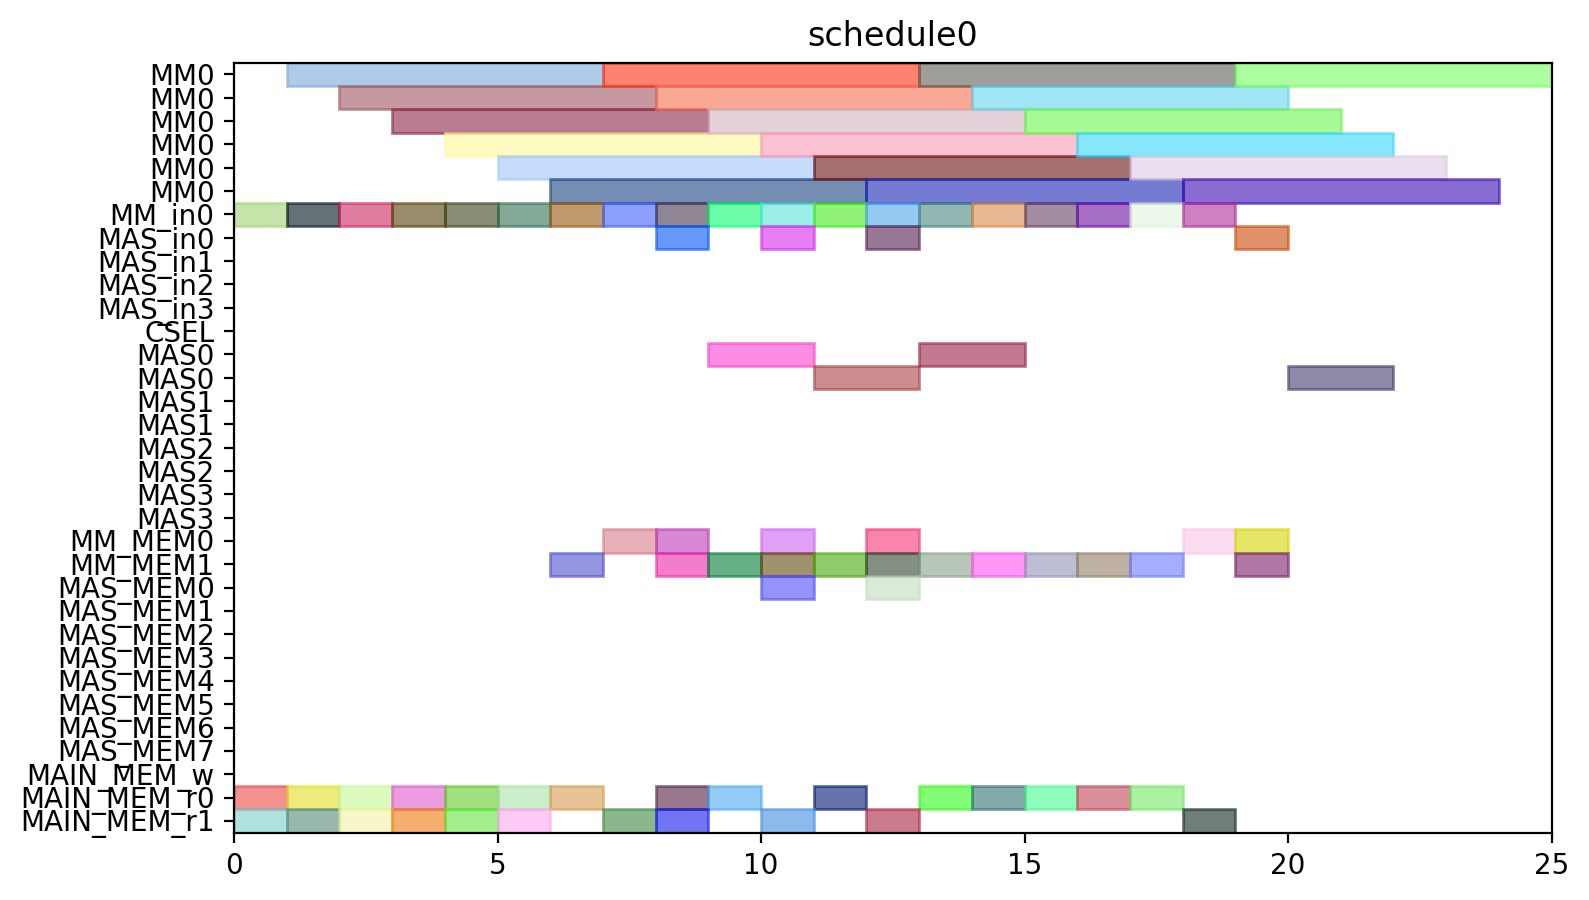

Write Python code to recreate this figure.
from pyschedule import Scenario, solvers, plotters, alt


def solve():
	horizon = 120
	S = Scenario("schedule0", horizon=horizon)

	# resource
	MM = S.Resources('MM', num=1, size=6)
	MM_in = S.Resources('MM_in', num=1)
	MAS_in = S.Resources('MAS_in', num=4)
	CSEL = S.Resource('CSEL')
	MAS = S.Resources('MAS', num=4, size=2, periods=range(1, horizon))
	MM_MEM = S.Resources('MM_MEM', num=2)
	MAS_MEM = S.Resources('MAS_MEM', num=8)
	MAIN_MEM_w = S.Resource('MAIN_MEM_w', size=1)
	MAIN_MEM_r = S.Resources('MAIN_MEM_r', num=2)

	# result of previous scheduling

	# new tasks
	Z_exp2 = S.Task('Z_exp2', length=6, delay_cost=1)
	Z_exp2 += alt(MM)
	Z_exp2_in = S.Task('Z_exp2_in', length=1, delay_cost=1)
	Z_exp2_in += alt(MM_in)
	S += Z_exp2_in*MM_in[0]<=Z_exp2*MM[0]
	Z_exp2_mem0 = S.Task('Z_exp2_mem0', length=1, delay_cost=1)
	Z_exp2_mem0 += MAIN_MEM_r[0]
	S += Z_exp2_mem0 <= Z_exp2

	Z_exp2_mem1 = S.Task('Z_exp2_mem1', length=1, delay_cost=1)
	Z_exp2_mem1 += MAIN_MEM_r[1]
	S += Z_exp2_mem1 <= Z_exp2

	NX0 = S.Task('NX0', length=6, delay_cost=1)
	NX0 += alt(MM)
	NX0_in = S.Task('NX0_in', length=1, delay_cost=1)
	NX0_in += alt(MM_in)
	S += NX0_in*MM_in[0]<=NX0*MM[0]
	NX0_mem0 = S.Task('NX0_mem0', length=1, delay_cost=1)
	NX0_mem0 += MAIN_MEM_r[0]
	S += NX0_mem0 <= NX0

	NX0_mem1 = S.Task('NX0_mem1', length=1, delay_cost=1)
	NX0_mem1 += MAIN_MEM_r[1]
	S += NX0_mem1 <= NX0

	k0_10_Z1 = S.Task('k0_10_Z1', length=6, delay_cost=1)
	k0_10_Z1 += alt(MM)
	k0_10_Z1_in = S.Task('k0_10_Z1_in', length=1, delay_cost=1)
	k0_10_Z1_in += alt(MM_in)
	S += k0_10_Z1_in*MM_in[0]<=k0_10_Z1*MM[0]
	k0_10_Z1_mem0 = S.Task('k0_10_Z1_mem0', length=1, delay_cost=1)
	k0_10_Z1_mem0 += MAIN_MEM_r[0]
	S += k0_10_Z1_mem0 <= k0_10_Z1

	k0_10_Z1_mem1 = S.Task('k0_10_Z1_mem1', length=1, delay_cost=1)
	k0_10_Z1_mem1 += MAIN_MEM_r[1]
	S += k0_10_Z1_mem1 <= k0_10_Z1

	DX0 = S.Task('DX0', length=6, delay_cost=1)
	DX0 += alt(MM)
	DX0_in = S.Task('DX0_in', length=1, delay_cost=1)
	DX0_in += alt(MM_in)
	S += DX0_in*MM_in[0]<=DX0*MM[0]
	DX0_mem0 = S.Task('DX0_mem0', length=1, delay_cost=1)
	DX0_mem0 += MAIN_MEM_r[0]
	S += DX0_mem0 <= DX0

	DX0_mem1 = S.Task('DX0_mem1', length=1, delay_cost=1)
	DX0_mem1 += MAIN_MEM_r[1]
	S += DX0_mem1 <= DX0

	NY0 = S.Task('NY0', length=6, delay_cost=1)
	NY0 += alt(MM)
	NY0_in = S.Task('NY0_in', length=1, delay_cost=1)
	NY0_in += alt(MM_in)
	S += NY0_in*MM_in[0]<=NY0*MM[0]
	NY0_mem0 = S.Task('NY0_mem0', length=1, delay_cost=1)
	NY0_mem0 += MAIN_MEM_r[0]
	S += NY0_mem0 <= NY0

	NY0_mem1 = S.Task('NY0_mem1', length=1, delay_cost=1)
	NY0_mem1 += MAIN_MEM_r[1]
	S += NY0_mem1 <= NY0

	k2_14_Z1 = S.Task('k2_14_Z1', length=6, delay_cost=1)
	k2_14_Z1 += alt(MM)
	k2_14_Z1_in = S.Task('k2_14_Z1_in', length=1, delay_cost=1)
	k2_14_Z1_in += alt(MM_in)
	S += k2_14_Z1_in*MM_in[0]<=k2_14_Z1*MM[0]
	k2_14_Z1_mem0 = S.Task('k2_14_Z1_mem0', length=1, delay_cost=1)
	k2_14_Z1_mem0 += MAIN_MEM_r[0]
	S += k2_14_Z1_mem0 <= k2_14_Z1

	k2_14_Z1_mem1 = S.Task('k2_14_Z1_mem1', length=1, delay_cost=1)
	k2_14_Z1_mem1 += MAIN_MEM_r[1]
	S += k2_14_Z1_mem1 <= k2_14_Z1

	DY0 = S.Task('DY0', length=6, delay_cost=1)
	DY0 += alt(MM)
	DY0_in = S.Task('DY0_in', length=1, delay_cost=1)
	DY0_in += alt(MM_in)
	S += DY0_in*MM_in[0]<=DY0*MM[0]
	DY0_mem0 = S.Task('DY0_mem0', length=1, delay_cost=1)
	DY0_mem0 += MAIN_MEM_r[0]
	S += DY0_mem0 <= DY0

	DY0_mem1 = S.Task('DY0_mem1', length=1, delay_cost=1)
	DY0_mem1 += MAIN_MEM_r[1]
	S += DY0_mem1 <= DY0

	Z_exp3 = S.Task('Z_exp3', length=6, delay_cost=1)
	Z_exp3 += alt(MM)
	Z_exp3_in = S.Task('Z_exp3_in', length=1, delay_cost=1)
	Z_exp3_in += alt(MM_in)
	S += Z_exp3_in*MM_in[0]<=Z_exp3*MM[0]
	Z_exp3_mem0 = S.Task('Z_exp3_mem0', length=1, delay_cost=1)
	Z_exp3_mem0 += alt(MM_MEM)
	S += (Z_exp2*MM[0])-1 < Z_exp3_mem0*MM_MEM[0]
	S += Z_exp3_mem0 <= Z_exp3

	Z_exp3_mem1 = S.Task('Z_exp3_mem1', length=1, delay_cost=1)
	Z_exp3_mem1 += MAIN_MEM_r[1]
	S += Z_exp3_mem1 <= Z_exp3

	NX1_ = S.Task('NX1_', length=2, delay_cost=1)
	NX1_ += alt(MAS)
	NX1__in = S.Task('NX1__in', length=1, delay_cost=1)
	NX1__in += alt(MAS_in)
	S += NX1__in*MAS_in[0]<=NX1_*MAS[0]

	S += NX1__in*MAS_in[1]<=NX1_*MAS[1]

	S += NX1__in*MAS_in[2]<=NX1_*MAS[2]

	S += NX1__in*MAS_in[3]<=NX1_*MAS[3]

	NX1__mem0 = S.Task('NX1__mem0', length=1, delay_cost=1)
	NX1__mem0 += alt(MM_MEM)
	S += (NX0*MM[0])-1 < NX1__mem0*MM_MEM[0]
	S += NX1__mem0 <= NX1_

	NX1__mem1 = S.Task('NX1__mem1', length=1, delay_cost=1)
	NX1__mem1 += alt(MM_MEM)
	S += (k0_10_Z1*MM[0])-1 < NX1__mem1*MM_MEM[1]
	S += NX1__mem1 <= NX1_

	k0_9_Z2 = S.Task('k0_9_Z2', length=6, delay_cost=1)
	k0_9_Z2 += alt(MM)
	k0_9_Z2_in = S.Task('k0_9_Z2_in', length=1, delay_cost=1)
	k0_9_Z2_in += alt(MM_in)
	S += k0_9_Z2_in*MM_in[0]<=k0_9_Z2*MM[0]
	k0_9_Z2_mem0 = S.Task('k0_9_Z2_mem0', length=1, delay_cost=1)
	k0_9_Z2_mem0 += MAIN_MEM_r[0]
	S += k0_9_Z2_mem0 <= k0_9_Z2

	k0_9_Z2_mem1 = S.Task('k0_9_Z2_mem1', length=1, delay_cost=1)
	k0_9_Z2_mem1 += alt(MM_MEM)
	S += (Z_exp2*MM[0])-1 < k0_9_Z2_mem1*MM_MEM[1]
	S += k0_9_Z2_mem1 <= k0_9_Z2

	k1_9_Z2 = S.Task('k1_9_Z2', length=6, delay_cost=1)
	k1_9_Z2 += alt(MM)
	k1_9_Z2_in = S.Task('k1_9_Z2_in', length=1, delay_cost=1)
	k1_9_Z2_in += alt(MM_in)
	S += k1_9_Z2_in*MM_in[0]<=k1_9_Z2*MM[0]
	k1_9_Z2_mem0 = S.Task('k1_9_Z2_mem0', length=1, delay_cost=1)
	k1_9_Z2_mem0 += MAIN_MEM_r[0]
	S += k1_9_Z2_mem0 <= k1_9_Z2

	k1_9_Z2_mem1 = S.Task('k1_9_Z2_mem1', length=1, delay_cost=1)
	k1_9_Z2_mem1 += alt(MM_MEM)
	S += (Z_exp2*MM[0])-1 < k1_9_Z2_mem1*MM_MEM[1]
	S += k1_9_Z2_mem1 <= k1_9_Z2

	NY1_ = S.Task('NY1_', length=2, delay_cost=1)
	NY1_ += alt(MAS)
	NY1__in = S.Task('NY1__in', length=1, delay_cost=1)
	NY1__in += alt(MAS_in)
	S += NY1__in*MAS_in[0]<=NY1_*MAS[0]

	S += NY1__in*MAS_in[1]<=NY1_*MAS[1]

	S += NY1__in*MAS_in[2]<=NY1_*MAS[2]

	S += NY1__in*MAS_in[3]<=NY1_*MAS[3]

	NY1__mem0 = S.Task('NY1__mem0', length=1, delay_cost=1)
	NY1__mem0 += alt(MM_MEM)
	S += (NY0*MM[0])-1 < NY1__mem0*MM_MEM[0]
	S += NY1__mem0 <= NY1_

	NY1__mem1 = S.Task('NY1__mem1', length=1, delay_cost=1)
	NY1__mem1 += alt(MM_MEM)
	S += (k2_14_Z1*MM[0])-1 < NY1__mem1*MM_MEM[1]
	S += NY1__mem1 <= NY1_

	k2_13_Z2 = S.Task('k2_13_Z2', length=6, delay_cost=1)
	k2_13_Z2 += alt(MM)
	k2_13_Z2_in = S.Task('k2_13_Z2_in', length=1, delay_cost=1)
	k2_13_Z2_in += alt(MM_in)
	S += k2_13_Z2_in*MM_in[0]<=k2_13_Z2*MM[0]
	k2_13_Z2_mem0 = S.Task('k2_13_Z2_mem0', length=1, delay_cost=1)
	k2_13_Z2_mem0 += MAIN_MEM_r[0]
	S += k2_13_Z2_mem0 <= k2_13_Z2

	k2_13_Z2_mem1 = S.Task('k2_13_Z2_mem1', length=1, delay_cost=1)
	k2_13_Z2_mem1 += alt(MM_MEM)
	S += (Z_exp2*MM[0])-1 < k2_13_Z2_mem1*MM_MEM[1]
	S += k2_13_Z2_mem1 <= k2_13_Z2

	k3_14_Z2 = S.Task('k3_14_Z2', length=6, delay_cost=1)
	k3_14_Z2 += alt(MM)
	k3_14_Z2_in = S.Task('k3_14_Z2_in', length=1, delay_cost=1)
	k3_14_Z2_in += alt(MM_in)
	S += k3_14_Z2_in*MM_in[0]<=k3_14_Z2*MM[0]
	k3_14_Z2_mem0 = S.Task('k3_14_Z2_mem0', length=1, delay_cost=1)
	k3_14_Z2_mem0 += MAIN_MEM_r[0]
	S += k3_14_Z2_mem0 <= k3_14_Z2

	k3_14_Z2_mem1 = S.Task('k3_14_Z2_mem1', length=1, delay_cost=1)
	k3_14_Z2_mem1 += alt(MM_MEM)
	S += (Z_exp2*MM[0])-1 < k3_14_Z2_mem1*MM_MEM[1]
	S += k3_14_Z2_mem1 <= k3_14_Z2

	Z_exp4 = S.Task('Z_exp4', length=6, delay_cost=1)
	Z_exp4 += alt(MM)
	Z_exp4_in = S.Task('Z_exp4_in', length=1, delay_cost=1)
	Z_exp4_in += alt(MM_in)
	S += Z_exp4_in*MM_in[0]<=Z_exp4*MM[0]
	Z_exp4_mem0 = S.Task('Z_exp4_mem0', length=1, delay_cost=1)
	Z_exp4_mem0 += alt(MM_MEM)
	S += (Z_exp3*MM[0])-1 < Z_exp4_mem0*MM_MEM[0]
	S += Z_exp4_mem0 <= Z_exp4

	Z_exp4_mem1 = S.Task('Z_exp4_mem1', length=1, delay_cost=1)
	Z_exp4_mem1 += MAIN_MEM_r[1]
	S += Z_exp4_mem1 <= Z_exp4

	NX1 = S.Task('NX1', length=6, delay_cost=1)
	NX1 += alt(MM)
	NX1_in = S.Task('NX1_in', length=1, delay_cost=1)
	NX1_in += alt(MM_in)
	S += NX1_in*MM_in[0]<=NX1*MM[0]
	NX1_mem0 = S.Task('NX1_mem0', length=1, delay_cost=1)
	NX1_mem0 += alt(MAS_MEM)
	S += (NX1_*MAS[0])-1 < NX1_mem0*MAS_MEM[0]
	S += (NX1_*MAS[1])-1 < NX1_mem0*MAS_MEM[2]
	S += (NX1_*MAS[2])-1 < NX1_mem0*MAS_MEM[4]
	S += (NX1_*MAS[3])-1 < NX1_mem0*MAS_MEM[6]
	S += NX1_mem0 <= NX1

	NX1_mem1 = S.Task('NX1_mem1', length=1, delay_cost=1)
	NX1_mem1 += MAIN_MEM_r[1]
	S += NX1_mem1 <= NX1

	k0_8_Z3 = S.Task('k0_8_Z3', length=6, delay_cost=1)
	k0_8_Z3 += alt(MM)
	k0_8_Z3_in = S.Task('k0_8_Z3_in', length=1, delay_cost=1)
	k0_8_Z3_in += alt(MM_in)
	S += k0_8_Z3_in*MM_in[0]<=k0_8_Z3*MM[0]
	k0_8_Z3_mem0 = S.Task('k0_8_Z3_mem0', length=1, delay_cost=1)
	k0_8_Z3_mem0 += MAIN_MEM_r[0]
	S += k0_8_Z3_mem0 <= k0_8_Z3

	k0_8_Z3_mem1 = S.Task('k0_8_Z3_mem1', length=1, delay_cost=1)
	k0_8_Z3_mem1 += alt(MM_MEM)
	S += (Z_exp3*MM[0])-1 < k0_8_Z3_mem1*MM_MEM[1]
	S += k0_8_Z3_mem1 <= k0_8_Z3

	DX1_ = S.Task('DX1_', length=2, delay_cost=1)
	DX1_ += alt(MAS)
	DX1__in = S.Task('DX1__in', length=1, delay_cost=1)
	DX1__in += alt(MAS_in)
	S += DX1__in*MAS_in[0]<=DX1_*MAS[0]

	S += DX1__in*MAS_in[1]<=DX1_*MAS[1]

	S += DX1__in*MAS_in[2]<=DX1_*MAS[2]

	S += DX1__in*MAS_in[3]<=DX1_*MAS[3]

	DX1__mem0 = S.Task('DX1__mem0', length=1, delay_cost=1)
	DX1__mem0 += alt(MM_MEM)
	S += (DX0*MM[0])-1 < DX1__mem0*MM_MEM[0]
	S += DX1__mem0 <= DX1_

	DX1__mem1 = S.Task('DX1__mem1', length=1, delay_cost=1)
	DX1__mem1 += alt(MM_MEM)
	S += (k1_9_Z2*MM[0])-1 < DX1__mem1*MM_MEM[1]
	S += DX1__mem1 <= DX1_

	k1_8_Z3 = S.Task('k1_8_Z3', length=6, delay_cost=1)
	k1_8_Z3 += alt(MM)
	k1_8_Z3_in = S.Task('k1_8_Z3_in', length=1, delay_cost=1)
	k1_8_Z3_in += alt(MM_in)
	S += k1_8_Z3_in*MM_in[0]<=k1_8_Z3*MM[0]
	k1_8_Z3_mem0 = S.Task('k1_8_Z3_mem0', length=1, delay_cost=1)
	k1_8_Z3_mem0 += MAIN_MEM_r[0]
	S += k1_8_Z3_mem0 <= k1_8_Z3

	k1_8_Z3_mem1 = S.Task('k1_8_Z3_mem1', length=1, delay_cost=1)
	k1_8_Z3_mem1 += alt(MM_MEM)
	S += (Z_exp3*MM[0])-1 < k1_8_Z3_mem1*MM_MEM[1]
	S += k1_8_Z3_mem1 <= k1_8_Z3

	NY1 = S.Task('NY1', length=6, delay_cost=1)
	NY1 += alt(MM)
	NY1_in = S.Task('NY1_in', length=1, delay_cost=1)
	NY1_in += alt(MM_in)
	S += NY1_in*MM_in[0]<=NY1*MM[0]
	NY1_mem0 = S.Task('NY1_mem0', length=1, delay_cost=1)
	NY1_mem0 += alt(MAS_MEM)
	S += (NY1_*MAS[0])-1 < NY1_mem0*MAS_MEM[0]
	S += (NY1_*MAS[1])-1 < NY1_mem0*MAS_MEM[2]
	S += (NY1_*MAS[2])-1 < NY1_mem0*MAS_MEM[4]
	S += (NY1_*MAS[3])-1 < NY1_mem0*MAS_MEM[6]
	S += NY1_mem0 <= NY1

	NY1_mem1 = S.Task('NY1_mem1', length=1, delay_cost=1)
	NY1_mem1 += MAIN_MEM_r[1]
	S += NY1_mem1 <= NY1

	k2_12_Z3 = S.Task('k2_12_Z3', length=6, delay_cost=1)
	k2_12_Z3 += alt(MM)
	k2_12_Z3_in = S.Task('k2_12_Z3_in', length=1, delay_cost=1)
	k2_12_Z3_in += alt(MM_in)
	S += k2_12_Z3_in*MM_in[0]<=k2_12_Z3*MM[0]
	k2_12_Z3_mem0 = S.Task('k2_12_Z3_mem0', length=1, delay_cost=1)
	k2_12_Z3_mem0 += MAIN_MEM_r[0]
	S += k2_12_Z3_mem0 <= k2_12_Z3

	k2_12_Z3_mem1 = S.Task('k2_12_Z3_mem1', length=1, delay_cost=1)
	k2_12_Z3_mem1 += alt(MM_MEM)
	S += (Z_exp3*MM[0])-1 < k2_12_Z3_mem1*MM_MEM[1]
	S += k2_12_Z3_mem1 <= k2_12_Z3

	DY1_ = S.Task('DY1_', length=2, delay_cost=1)
	DY1_ += alt(MAS)
	DY1__in = S.Task('DY1__in', length=1, delay_cost=1)
	DY1__in += alt(MAS_in)
	S += DY1__in*MAS_in[0]<=DY1_*MAS[0]

	S += DY1__in*MAS_in[1]<=DY1_*MAS[1]

	S += DY1__in*MAS_in[2]<=DY1_*MAS[2]

	S += DY1__in*MAS_in[3]<=DY1_*MAS[3]

	DY1__mem0 = S.Task('DY1__mem0', length=1, delay_cost=1)
	DY1__mem0 += alt(MM_MEM)
	S += (DY0*MM[0])-1 < DY1__mem0*MM_MEM[0]
	S += DY1__mem0 <= DY1_

	DY1__mem1 = S.Task('DY1__mem1', length=1, delay_cost=1)
	DY1__mem1 += alt(MM_MEM)
	S += (k3_14_Z2*MM[0])-1 < DY1__mem1*MM_MEM[1]
	S += DY1__mem1 <= DY1_

	k3_13_Z3 = S.Task('k3_13_Z3', length=6, delay_cost=1)
	k3_13_Z3 += alt(MM)
	k3_13_Z3_in = S.Task('k3_13_Z3_in', length=1, delay_cost=1)
	k3_13_Z3_in += alt(MM_in)
	S += k3_13_Z3_in*MM_in[0]<=k3_13_Z3*MM[0]
	k3_13_Z3_mem0 = S.Task('k3_13_Z3_mem0', length=1, delay_cost=1)
	k3_13_Z3_mem0 += MAIN_MEM_r[0]
	S += k3_13_Z3_mem0 <= k3_13_Z3

	k3_13_Z3_mem1 = S.Task('k3_13_Z3_mem1', length=1, delay_cost=1)
	k3_13_Z3_mem1 += alt(MM_MEM)
	S += (Z_exp3*MM[0])-1 < k3_13_Z3_mem1*MM_MEM[1]
	S += k3_13_Z3_mem1 <= k3_13_Z3

	solvers.mip.solve(S,msg=1,kind='CPLEX',ratio_gap=1.01)

	solution = [['hoge']*len(S.solution()[1]) for i in range(len(S.solution()))]
	for i in range(len(S.solution())):
		for j in range(len(S.solution()[i])):
			solution[i][j]=str(S.solution()[i][j])
	print(solution)

	cycles = int(solution[-1][3])

	pic_file_name = "/home/mfukuda/ABE/multiRAM_multiMAS_16mux/scheduling_result/stage6MM1_stage2MAS4/ISOGENY/schedule0.png"
	if(S.solution() != []):
		plotters.matplotlib.plot(S,img_filename=pic_file_name, show_task_labels=False, fig_size=(cycles*0.25+3, 5))

	return solution
